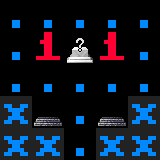

A 2D game scene composited from a Tiled map and its tileset images. What follows is a short description and the map's XML, with every tile layer's data as written:
An orthogonal 5x5 tile map with 32x32 px tiles, 3 tile layers (Tile Layer, Feature Layer, Tag Layer), 2 tilesets.

<map version="2017.05.26" orientation="orthogonal" renderorder="right-down" width="5" height="5" tilewidth="32" tileheight="32" backgroundcolor="#000000" nextobjectid="1">
 <properties>
  <property name="code" value=": ee_vehumet(_G)" />
  <property name="tags" value="ee_5x5" />
 </properties>
 <tileset firstgid="1" source="../tilesets/features.tsx" />
 <tileset firstgid="205" source="../tilesets/basic.tsx" />
 <layer name="Tile Layer" width="5" height="5">
  <data encoding="csv">
205,205,205,205,205,
205,28,72,28,205,
205,205,205,205,205,
206,73,205,73,206,
206,206,205,206,206
</data>
 </layer>
 <layer name="Feature Layer" width="5" height="5">
  <data encoding="csv">
0,0,0,0,0,
0,0,0,0,0,
0,0,0,0,0,
0,0,0,0,0,
0,0,0,0,0
</data>
 </layer>
 <layer name="Tag Layer" width="5" height="5">
  <data encoding="csv">
0,0,0,0,0,
0,0,0,0,0,
0,0,0,0,0,
0,0,0,0,0,
0,0,0,0,0
</data>
 </layer>
 <objectgroup name="Scripting Layer" />
</map>
